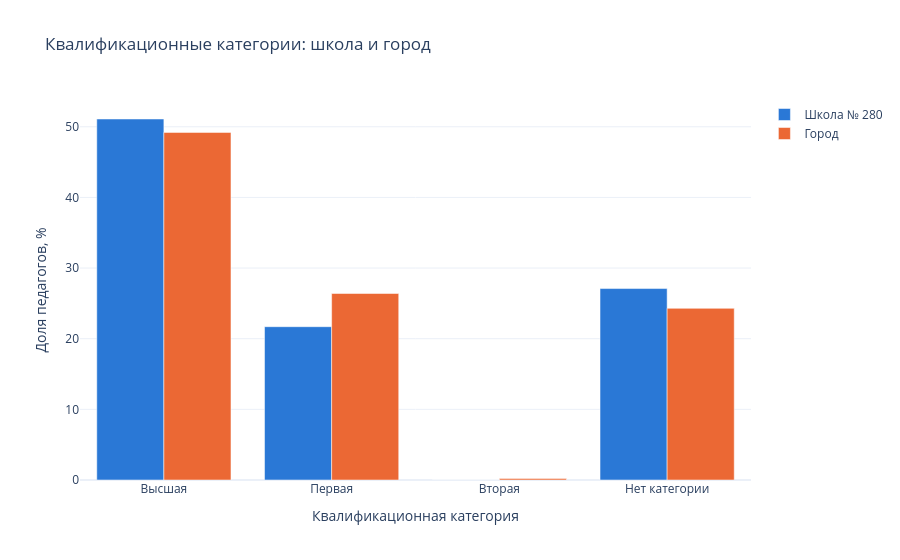

Notebook code for this chart:
### Code cell
fig = px.bar(compare_cat, barmode='group', title='Квалификационные категории: школа и город',
             labels={'value': 'Доля педагогов, %', 'Категория': 'Квалификационная категория', 'variable': ''},
             color_discrete_sequence=['#2a78d6', '#eb6834'])
fig.update_layout(template='plotly_white')
fig.show()

### Figure 1 — Plotly figure (JSON) as saved in the notebook; plotly's stock layout.template omitted (floating-point values rounded to 4 significant figures)
{"data": [{"alignmentgroup": "True", "hovertemplate": "=Школа № 280<br>Квалификационная категория=%{x}<br>Доля педагогов, %=%{y}<extra></extra>", "legendgroup": "Школа № 280", "marker": {"color": "#2a78d6", "pattern": {"shape": ""}}, "name": "Школа № 280", "offsetgroup": "Школа № 280", "orientation": "v", "showlegend": true, "textposition": "auto", "x": ["Высшая", "Первая", "Вторая", "Нет категории"], "xaxis": "x", "y": [51.1, 21.7, 0.0, 27.1], "yaxis": "y", "type": "bar"}, {"alignmentgroup": "True", "hovertemplate": "=Город<br>Квалификационная категория=%{x}<br>Доля педагогов, %=%{y}<extra></extra>", "legendgroup": "Город", "marker": {"color": "#eb6834", "pattern": {"shape": ""}}, "name": "Город", "offsetgroup": "Город", "orientation": "v", "showlegend": true, "textposition": "auto", "x": ["Высшая", "Первая", "Вторая", "Нет категории"], "xaxis": "x", "y": [49.2, 26.4, 0.2, 24.3], "yaxis": "y", "type": "bar"}], "layout": {"xaxis": {"anchor": "y", "domain": [0.0, 1.0], "title": {"text": "Квалификационная категория"}}, "yaxis": {"anchor": "x", "domain": [0.0, 1.0], "title": {"text": "Доля педагогов, %"}}, "legend": {"title": {"text": ""}, "tracegroupgap": 0}, "title": {"text": "Квалификационные категории: школа и город"}, "barmode": "group"}}
